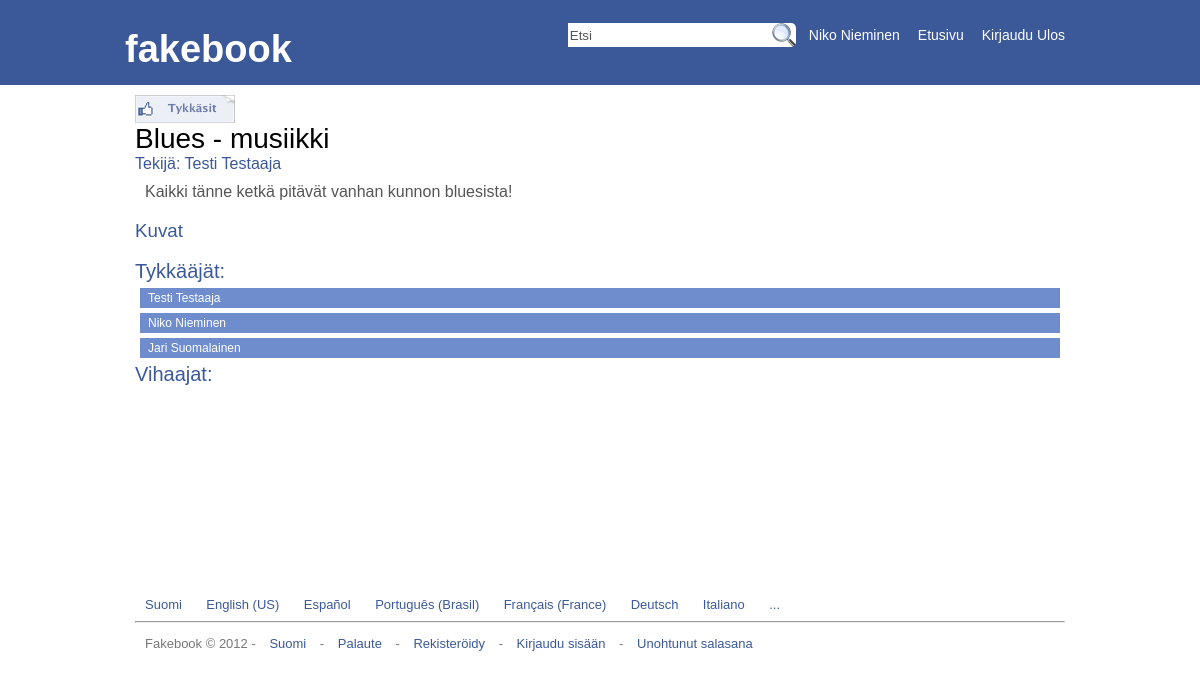
The app's page /yhteiso.php?show=4 (signed in) with its own data.
### tables this page shows
CREATE TABLE `yhteisotykkaykset` (
  `id` int(11) NOT NULL AUTO_INCREMENT,
  `kohdeid` varchar(11) NOT NULL,
  `tykkaajaid` varchar(11) NOT NULL,
  `tyyppi` char(1) NOT NULL DEFAULT 'p',
  PRIMARY KEY (`id`)
);

CREATE TABLE `fakebook_yhteisot` (
  `yhteisoid` int(11) NOT NULL AUTO_INCREMENT,
  `yhteisonimi` varchar(128) NOT NULL,
  `tekijaen` varchar(64) NOT NULL,
  `tekijasn` varchar(64) NOT NULL,
  `kuvaus` varchar(4096) NOT NULL,
  PRIMARY KEY (`yhteisoid`),
  UNIQUE KEY `yhteisonimi` (`yhteisonimi`)
);

CREATE TABLE `fakebook_users` (
  `id` int(11) NOT NULL AUTO_INCREMENT,
  `sposti` varchar(36) NOT NULL,
  `password` varchar(64) NOT NULL,
  `etunimi` varchar(64) NOT NULL,
  `sukunimi` varchar(84) NOT NULL,
  `syntymapaiva` varchar(2) NOT NULL,
  `syntymakuukausi` varchar(12) NOT NULL,
  `syntymavuosi` varchar(4) NOT NULL,
  `sukupuoli` varchar(6) NOT NULL,
  `ilme` varchar(4096) NOT NULL,
  PRIMARY KEY (`id`),
  UNIQUE KEY `sposti` (`sposti`)
);

### yhteiso.php (the view, shortened to what this page needs)
            	<?php include('navbar.php');
 ?>
            </div>
        </div>
    </div>
	<div id="contentwrap">
		<div id="content">
			<?php if(!isset($_GET['show'])){
			}
			 else {
	$nayta = $_GET['show'];
	$myid = $_SESSION['id'];
	 $mysli = "SELECT id, kohdeid, tykkaajaid, tyyppi FROM yhteisotykkaykset WHERE kohdeid = '$nayta' AND tykkaajaid = '$myid';";
$mysqli= mysql_query($mysli)
    or die("Kyselyssä tapahtui virhe.: " . mysql_error());
	$num_rows = mysql_num_rows($mysqli);
	while ($sllolo = mysql_fetch_array ($mysqli)) {
		 if($num_rows == 1) {
		  $tyyppi = $sllolo['tyyppi'];
		 	if($tyyppi == "p") {
						echo "<a href='profile.php?show={$_SESSION['id']}'><img src='images/fakebook-tykkasit.jpg' alt='tykkasit' /></a>";
						}
						else {
						echo "<a href='profile.php?show={$_SESSION['id']}'><img src='images/fakebook-ettykannyt.jpg' alt='et-tykannyt' /></a>";
						}
		 }
	}
			 $sekvenssi = "SELECT * FROM fakebook_yhteisot WHERE yhteisoid = '$nayta';";
$resultt = mysql_query($sekvenssi)
    or die("Kyselyssä tapahtui virhe.: " . mysql_error());
while ($rivi = mysql_fetch_array ($resultt)) {
			 $nimi = $rivi['yhteisonimi'];
			 $tekijaen = $rivi['tekijaen'];
			 $tekijasn = $rivi['tekijasn'];
			 $kuvaus = $rivi['kuvaus'];
			 		echo "<h2 style='font-size: 28px; margin: 0;'>$nimi</h2>";
			 		echo "<h4>Tekijä: $tekijaen $tekijasn</h4>";
					echo "<p style='margin: 10px;'>$kuvaus</p>";
			 }
			echo "<h3><a href='yhteiso-nayta-kuvat.php?show=$nayta'>Kuvat</a></h3>";
			echo "<h4 style='font-size: 20px; margin: 0;'>Tykkääjät:</h4>";
			$mysli = "SELECT id, kohdeid, tykkaajaid FROM yhteisotykkaykset WHERE kohdeid = '$nayta' AND tyyppi = 'p';";
$mysqli= mysql_query($mysli)
    or die("Kyselyssä tapahtui virhe.: " . mysql_error());
while ($drow = mysql_fetch_array ($mysqli)) {
		$mikaviesti = $drow['tykkaajaid'];
			$my = "SELECT * FROM fakebook_users WHERE id = '$mikaviesti';";
                    $myqli= mysql_query($my)
                        or die("Kyselyssä tapahtui virhe.: " . mysql_error());
                    while ($srow = mysql_fetch_array ($myqli)) {
					$etunimi = $srow['etunimi'];
                    $sukunimi = $srow['sukunimi'];
					echo "<div style='margin: 5px;padding: 3px; background-color: #6f8dcc; color: #fff; font-size: 12px;'><a style='color: #fff; font-size: 12px; margin: 5px;' href='profile.php?show=$mikaviesti'>$etunimi $sukunimi</a></div>";
	}
}
echo "<h4 style='font-size: 20px; margin: 0;'>Vihaajat:</h4>";
			}
			?>
		</div>
	</div>

### fakebook-styles.css (style rules this page uses)
body { margin: 0; background-color: #fff; font-family: tahoma, "ta homa", "Lucida Grande", Georgia, Arial, Helvetica; }
#container { width: 100%; min-height: 690px; }
#headerwrap { background-color: #3b5998; height: 85px; width:100%; }
#header { margin: auto; width: 950px; height: 85px; padding: 0; }
#headerotsikko { float: left; width: 350px; height: 57px; padding: 28px 0 0 0; }
#headerotsikko h1 { color: #ffffff; margin: 0; font-size: 38px; font-weight: bold; }
#headerotsikko a { color: #ffffff; text-decoration: none; margin: 0; font-size: 38px; font-weight: bold; }
#headerlogin { float: right; width: 600px; height: 75px; color: #ffffff; font-size: 11px; font-weight: normal; padding-top: 10px; }
#footerwrap { min-height: 80px; width: 100%; clear: both; }
#footer { width: 930px; min-height: 60px; padding: 10px; margin: auto; }
#footer p { color: #3b5998; margin: 0; }
#contentwrap { width: 100%; min-height: 500px; }
#content { width: 930px; min-height: 480px; margin: auto; padding: 10px; }
#content h2 { font-weight: normal; font-size: 20px; }
#content h4 { color: #3b5998; margin: 0; font-weight: normal; }
#content a { color: #3b5998; margin: 0; font-weight: normal; text-decoration: none; }
#content p { color: #555; margin: 0; font-weight: normal; }
#content img { border: none; }

### records on screen
fakebook_yhteisot: yhteisonimi "Blues - musiikki", tekijaen "Testi", tekijasn "Testaaja", kuvaus "Kaikki tänne ketkä pitävät vanhan kunnon bluesista!"
fakebook_users: etunimi "Testi", sukunimi "Testaaja"
fakebook_users: etunimi "Niko", sukunimi "Nieminen"
fakebook_users: etunimi "Jari", sukunimi "Suomalainen"

### other values on screen
$_SESSION['etunimi'] "Niko"
$_SESSION['sukunimi'] "Nieminen"
